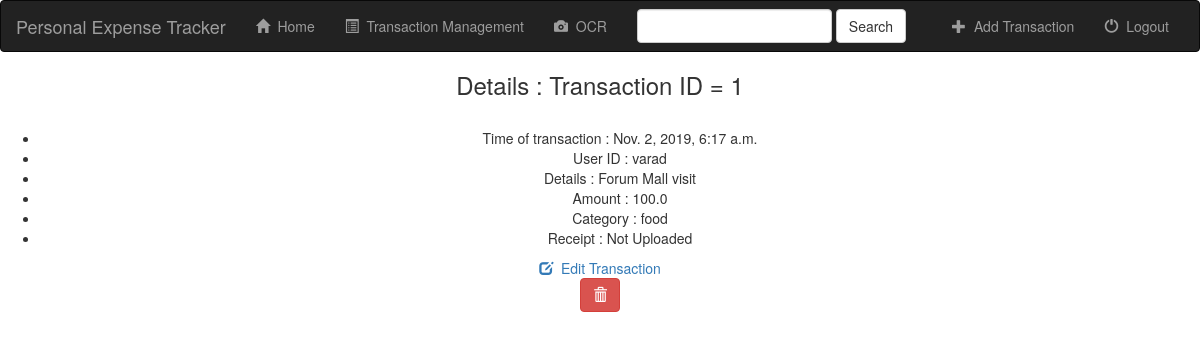
The app's page /mytransactions/detail/1 with its own data.
### txn/models.py (models this page shows, shortened)
class Transaction(models.Model):
    details = models.CharField(max_length=100)
    amount = models.FloatField()
    category = models.CharField(max_length=50)
    user = models.ForeignKey(User, on_delete=models.PROTECT)
    bill = models.FileField(null=True)
    timestamp = models.DateTimeField(auto_now=True)

### txn/views.py (the view)
# urls.py: url(r'^detail/(?P<pk>[0-9]+)$', views.detail, name='detail'),
def detail(request, pk):
    txn_detail = get_object_or_404(Transaction, pk=pk)
    context = {'txn_detail': txn_detail}
    return render(request, 'txn/detail.html', context)

### txn/templates/txn/detail.html (shortened to what this page needs)
{% extends "Sl_proj/base.html" %}
{% block content %}
<div style="text-align: center">
    <h3>Details : Transaction ID = {{ txn_detail.pk }}</h3>
    <br>
    <ul>
        <li>
            Time of transaction : {{ txn_detail.timestamp }}
        </li>
        <li>
            User ID : {{ txn_detail.user}}
        </li>
        <li>
            Details : {{ txn_detail.details }}
        </li>
        <li>
            Amount : {{ txn_detail.amount }}
        </li>
        <li>
            Category : {{ txn_detail.category }}
        </li>
        <li>
            Receipt :
            {% if txn_detail.bill %}
            <img alt="Receipt Picture" src="{{ txn_detail.bill.url }}" class="img-responsive">
            {% else %}
            Not Uploaded
            {% endif %}
        </li>
    </ul>
    <a href="{% url 'transaction-update' txn_detail.pk %}">
    <span class="glyphicon glyphicon-edit" aria-hidden="true"></span>&nbsp;
                    Edit Transaction
    </a>
    <form action="{% url 'transaction-delete' txn_detail.pk %}" method="post">
               <button type="submit" class="btn btn-danger btn-small">
                   <span class="glyphicon glyphicon-trash"></span>
                </button>
    </form>
</div>
{% endblock %}

### records on screen
Transaction: pk "1", timestamp "Nov. 2, 2019, 6:17 a.m.", user "varad", details "Forum Mall visit", amount "100.0", category "food"
